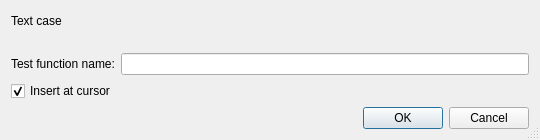
<?xml version="1.0" encoding="UTF-8"?>
<ui version="4.0">
 <class>NewTestFunctionDlg</class>
 <widget class="QDialog" name="NewTestFunctionDlg">
  <property name="geometry">
   <rect>
    <x>0</x>
    <y>0</y>
    <width>540</width>
    <height>140</height>
   </rect>
  </property>
  <property name="windowTitle">
   <string>New Test Function</string>
  </property>
  <property name="sizeGripEnabled">
   <bool>true</bool>
  </property>
  <layout class="QVBoxLayout">
   <item>
    <widget class="QLabel" name="testcaseLabel">
     <property name="text">
      <string>Text case</string>
     </property>
    </widget>
   </item>
   <item>
    <spacer>
     <property name="orientation">
      <enum>Qt::Vertical</enum>
     </property>
     <property name="sizeType">
      <enum>QSizePolicy::Fixed</enum>
     </property>
     <property name="sizeHint" stdset="0">
      <size>
       <width>20</width>
       <height>16</height>
      </size>
     </property>
    </spacer>
   </item>
   <item>
    <layout class="QHBoxLayout">
     <item>
      <widget class="QLabel" name="label">
       <property name="text">
        <string>Test function name:</string>
       </property>
      </widget>
     </item>
     <item>
      <widget class="QLineEdit" name="testFunctionName"/>
     </item>
    </layout>
   </item>
   <item>
    <widget class="QCheckBox" name="insertAtCursor">
     <property name="text">
      <string>Insert at cursor</string>
     </property>
     <property name="checked">
      <bool>true</bool>
     </property>
    </widget>
   </item>
   <item>
    <widget class="QDialogButtonBox" name="buttonBox">
     <property name="orientation">
      <enum>Qt::Horizontal</enum>
     </property>
     <property name="standardButtons">
      <set>QDialogButtonBox::Cancel|QDialogButtonBox::Ok</set>
     </property>
    </widget>
   </item>
  </layout>
 </widget>
 <resources/>
 <connections>
  <connection>
   <sender>buttonBox</sender>
   <signal>accepted()</signal>
   <receiver>NewTestFunctionDlg</receiver>
   <slot>accept()</slot>
   <hints>
    <hint type="sourcelabel">
     <x>248</x>
     <y>254</y>
    </hint>
    <hint type="destinationlabel">
     <x>157</x>
     <y>274</y>
    </hint>
   </hints>
  </connection>
  <connection>
   <sender>buttonBox</sender>
   <signal>rejected()</signal>
   <receiver>NewTestFunctionDlg</receiver>
   <slot>reject()</slot>
   <hints>
    <hint type="sourcelabel">
     <x>316</x>
     <y>260</y>
    </hint>
    <hint type="destinationlabel">
     <x>286</x>
     <y>274</y>
    </hint>
   </hints>
  </connection>
 </connections>
</ui>
